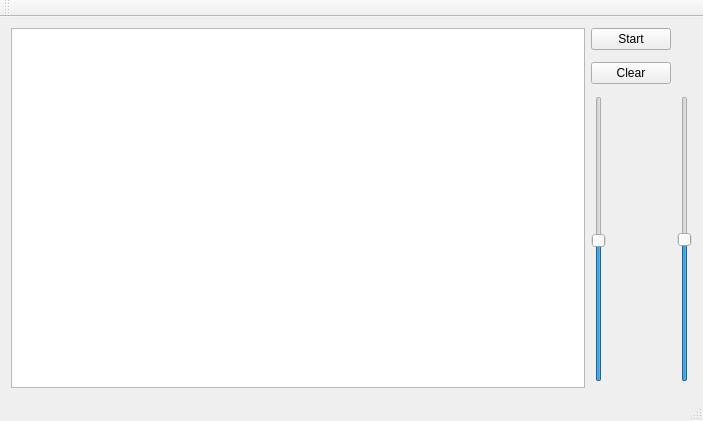
<?xml version="1.0" encoding="UTF-8"?>
<ui version="4.0">
 <class>MainWindow</class>
 <widget class="QMainWindow" name="MainWindow">
  <property name="geometry">
   <rect>
    <x>0</x>
    <y>0</y>
    <width>703</width>
    <height>421</height>
   </rect>
  </property>
  <property name="windowTitle">
   <string>MainWindow</string>
  </property>
  <widget class="QWidget" name="centralWidget">
   <layout class="QGridLayout" name="gridLayout">
    <item row="0" column="0" rowspan="6">
     <widget class="QGraphicsView" name="graphicsView"/>
    </item>
    <item row="4" column="1">
     <widget class="QSlider" name="rotateSlider">
      <property name="minimum">
       <number>8</number>
      </property>
      <property name="maximum">
       <number>83</number>
      </property>
      <property name="sliderPosition">
       <number>45</number>
      </property>
      <property name="orientation">
       <enum>Qt::Vertical</enum>
      </property>
     </widget>
    </item>
    <item row="4" column="3">
     <widget class="QSlider" name="speedSlider">
      <property name="minimum">
       <number>1</number>
      </property>
      <property name="maximum">
       <number>13</number>
      </property>
      <property name="value">
       <number>7</number>
      </property>
      <property name="sliderPosition">
       <number>7</number>
      </property>
      <property name="orientation">
       <enum>Qt::Vertical</enum>
      </property>
     </widget>
    </item>
    <item row="0" column="1" colspan="2">
     <widget class="QPushButton" name="startButton">
      <property name="text">
       <string>Start</string>
      </property>
     </widget>
    </item>
    <item row="2" column="1" colspan="2">
     <widget class="QPushButton" name="clearButton">
      <property name="text">
       <string>Clear</string>
      </property>
     </widget>
    </item>
   </layout>
  </widget>
  <widget class="QMenuBar" name="menuBar">
   <property name="geometry">
    <rect>
     <x>0</x>
     <y>0</y>
     <width>703</width>
     <height>26</height>
    </rect>
   </property>
  </widget>
  <widget class="QToolBar" name="mainToolBar">
   <attribute name="toolBarArea">
    <enum>TopToolBarArea</enum>
   </attribute>
   <attribute name="toolBarBreak">
    <bool>false</bool>
   </attribute>
  </widget>
  <widget class="QStatusBar" name="statusBar"/>
 </widget>
 <layoutdefault spacing="6" margin="11"/>
 <resources/>
 <connections/>
</ui>
